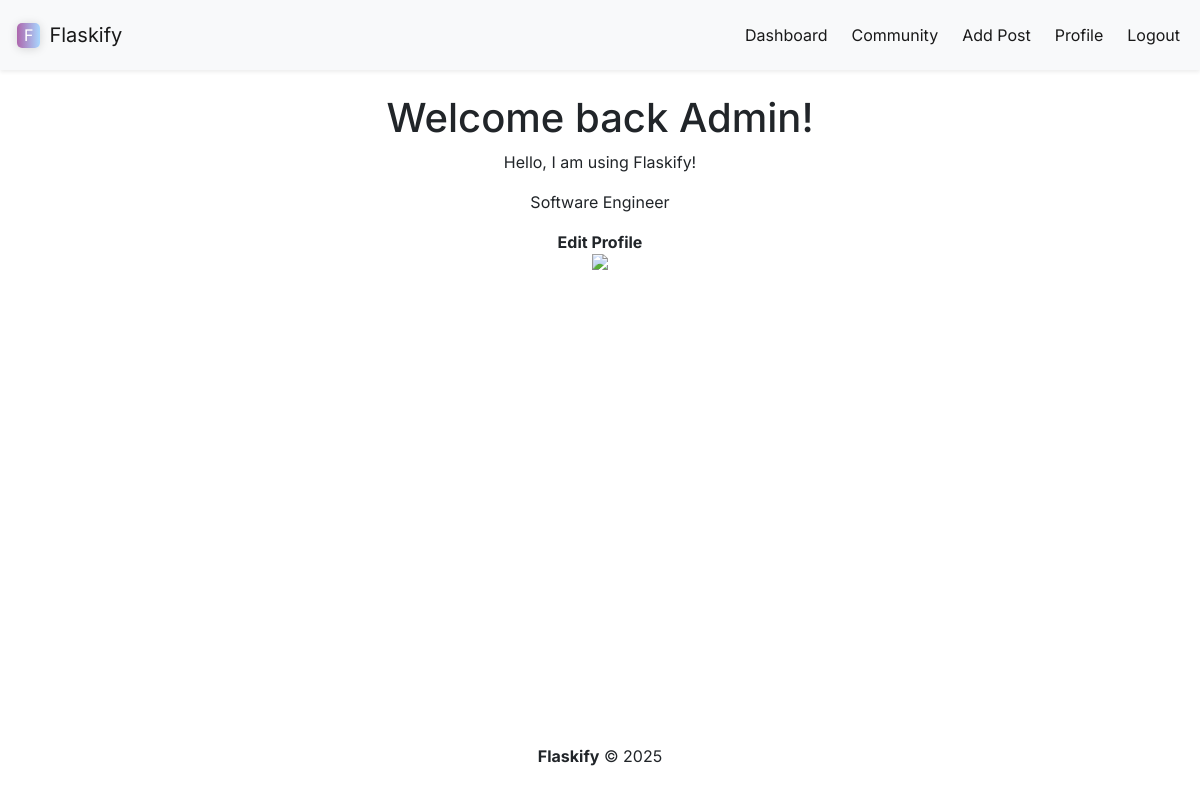
Screenshot of /profile (signed in) with the database file from the repository.
### app.py (models this page shows)
class Users(db.Model, UserMixin):
    id = db.Column(db.Integer, primary_key=True)
    name = db.Column(db.String(200), nullable=False)
    email = db.Column(db.String(200), nullable=False, unique=True)
    password = db.Column(db.String(200), nullable=False)
    date_added = db.Column(db.DateTime, default=datetime.now(timezone.utc))
    bio = db.Column(db.String(9999), default="Hello, I am using Flaskify!")
    profile_picture = db.Column(db.String(9999))
    aspiring_job = db.Column(db.String(9999))

### app.py (the view)
@app.route('/profile')
@login_required
def profile():
    return render_template("profile.html", current_user=current_user)

### app.py (called while the page is built)
@login_manager.user_loader
def load_user(user_id):
    return Users.query.get(int(user_id))

### templates/profile.html
{% extends 'base.html' %}
{% block navigation_items %}
    <div class="collapse navbar-collapse" id="navbarSupportedContent">
        <ul class="navbar-nav ms-auto gap-2">
            <li class="nav-item">
                <a class="nav-link active" aria-current="page" href="{{url_for('dashboard')}}">Dashboard</a>
            </li>
            <li class="nav-item">
                <a class="nav-link active" aria-current="page" href="{{url_for('posts')}}">Community</a>
            </li>
            <li class="nav-item">
                <a class="nav-link active" aria-current="page" href="{{url_for('add_post')}}">Add Post</a>
            </li>
            <li class="nav-item">
                <a class="nav-link active" aria-current="page" href="{{url_for('profile')}}">Profile</a>
            </li>
            <li class="nav-item">
                <a class="nav-link active" aria-current="page" href="{{url_for('logout')}}">Logout</a>
            </li>
        </ul>
    </div>
{% endblock %}
{% block section %}
    <h1 class="font-for-text text-center">Welcome back {{ current_user.name.title() }}!</h1>
    <p class="font-for-text text-center">{{ current_user.bio }}</p>
    <p class="font-for-text text-center">{{ current_user.aspiring_job }}</p>
    <div class="d-flex justify-content-center fw-bold">
        <a class="font-for-text" href="{{url_for('update', id=current_user.id)}}">Edit Profile</a>
    </div>
    <div class="d-flex justify-content-center">
        <img src="https://tse2.mm.bing.net/th/id/OIP.-n6mzk6Qt5Tu-I3ek1It1gHaHa?r=0&rs=1&pid=ImgDetMain&o=7&rm=3">
    </div>
{% endblock %}

### static/style.css (style rules this page uses)
.font-for-text { font-family: 'Inter'; }
a { text-decoration: none; color: inherit; }

### rows the page displays
Users: name "Admin", bio "Hello, I am using Flaskify!", aspiring_job "Software Engineer"

### other values shown
{{ 2025 }} "2025"
